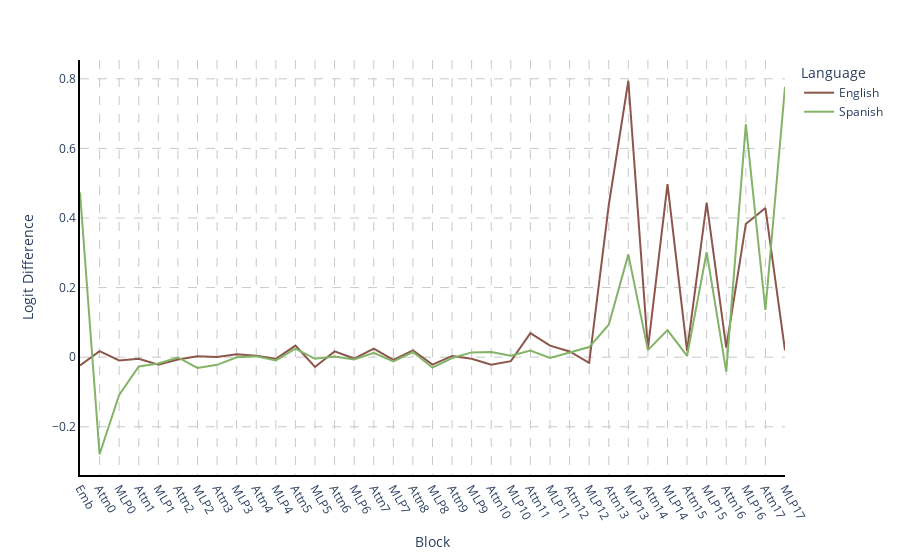

Notebook code for this chart:
### Code cell
component_labels_to_pretty_labels = [clean_blocks_labels(label) for label in labels]

df = pd.DataFrame.from_dict(lang_logit_diff)
fig = px.line(df,color_discrete_map={"English": eng_color, "Spanish": spa_color},)
fig.update_layout(legend_title_text='Language',
                  xaxis_title="Block", yaxis_title="Logit Difference", 
                  xaxis = dict(
                                tickmode = 'array',
                                tickvals = np.arange(len(component_labels_to_pretty_labels)),
                                ticktext = component_labels_to_pretty_labels
                                )
                )
fig = paper_plot(fig)
fig.show()
pio.write_image(fig, f'{images_dir}/logit_diff_both_blocks.pdf',scale=6, width=800, height=350)

### Figure 1 — Plotly figure (JSON) as saved in the notebook; plotly's stock layout.template omitted (floating-point values rounded to 4 significant figures)
{"data": [{"hovertemplate": "variable=English<br>index=%{x}<br>value=%{y}<extra></extra>", "legendgroup": "English", "line": {"color": "rgb(140, 86, 75)", "dash": "solid"}, "marker": {"symbol": "circle"}, "mode": "lines", "name": "English", "orientation": "v", "showlegend": true, "type": "scatter", "x": [0, 1, 2, 3, 4, 5, 6, 7, 8, 9, 10, 11, 12, 13, 14, 15, 16, 17, 18, 19, 20, 21, 22, 23, 24, 25, 26, 27, 28, 29, 30, 31, 32, 33, 34, 35, 36], "xaxis": "x", "y": [-0.02403, 0.01725, -0.009552, -0.004455, -0.02132, -0.006772, 0.002792, 0.0005867, 0.008334, 0.004086, -0.004697, 0.03336, -0.02814, 0.01674, -0.003868, 0.02433, -0.007704, 0.01954, -0.02146, 0.003677, -0.004503, -0.02178, -0.01149, 0.06891, 0.03307, 0.01649, -0.01657, 0.4367, 0.7944, 0.02388, 0.4972, 0.01821, 0.4445, 0.02741, 0.3828, 0.4285, 0.01943], "yaxis": "y"}, {"hovertemplate": "variable=Spanish<br>index=%{x}<br>value=%{y}<extra></extra>", "legendgroup": "Spanish", "line": {"color": "rgb(130, 179, 102)", "dash": "solid"}, "marker": {"symbol": "circle"}, "mode": "lines", "name": "Spanish", "orientation": "v", "showlegend": true, "type": "scatter", "x": [0, 1, 2, 3, 4, 5, 6, 7, 8, 9, 10, 11, 12, 13, 14, 15, 16, 17, 18, 19, 20, 21, 22, 23, 24, 25, 26, 27, 28, 29, 30, 31, 32, 33, 34, 35, 36], "xaxis": "x", "y": [0.4735, -0.2789, -0.1082, -0.02678, -0.01815, -0.0008421, -0.03094, -0.02193, -0.0002798, 0.002656, -0.009195, 0.02482, -0.004586, 0.001733, -0.006476, 0.01231, -0.01201, 0.01499, -0.03009, -0.002396, 0.01375, 0.0151, 0.00413, 0.01881, -0.002044, 0.01334, 0.02916, 0.0934, 0.2955, 0.02023, 0.07805, 0.003795, 0.3017, -0.04147, 0.6691, 0.1356, 0.7769], "yaxis": "y"}], "layout": {"legend": {"title": {"text": "Language"}, "tracegroupgap": 0}, "margin": {"t": 60}, "xaxis": {"anchor": "y", "domain": [0, 1], "gridcolor": "rgb(200,200,200)", "griddash": "dash", "linecolor": "black", "linewidth": 2, "showline": true, "tickangle": 60, "tickmode": "array", "ticktext": ["Emb", "Attn0", "MLP0", "Attn1", "MLP1", "Attn2", "MLP2", "Attn3", "MLP3", "Attn4", "MLP4", "Attn5", "MLP5", "Attn6", "MLP6", "Attn7", "MLP7", "Attn8", "MLP8", "Attn9", "MLP9", "Attn10", "MLP10", "Attn11", "MLP11", "Attn12", "MLP12", "Attn13", "MLP13", "Attn14", "MLP14", "Attn15", "MLP15", "Attn16", "MLP16", "Attn17", "MLP17"], "tickvals": [0, 1, 2, 3, 4, 5, 6, 7, 8, 9, 10, 11, 12, 13, 14, 15, 16, 17, 18, 19, 20, 21, 22, 23, 24, 25, 26, 27, 28, 29, 30, 31, 32, 33, 34, 35, 36], "title": {"text": "Block"}, "zeroline": false}, "yaxis": {"anchor": "x", "domain": [0, 1], "gridcolor": "rgb(200,200,200)", "griddash": "dash", "linecolor": "black", "linewidth": 2, "showline": true, "title": {"text": "Logit Difference"}, "zeroline": false}}}
